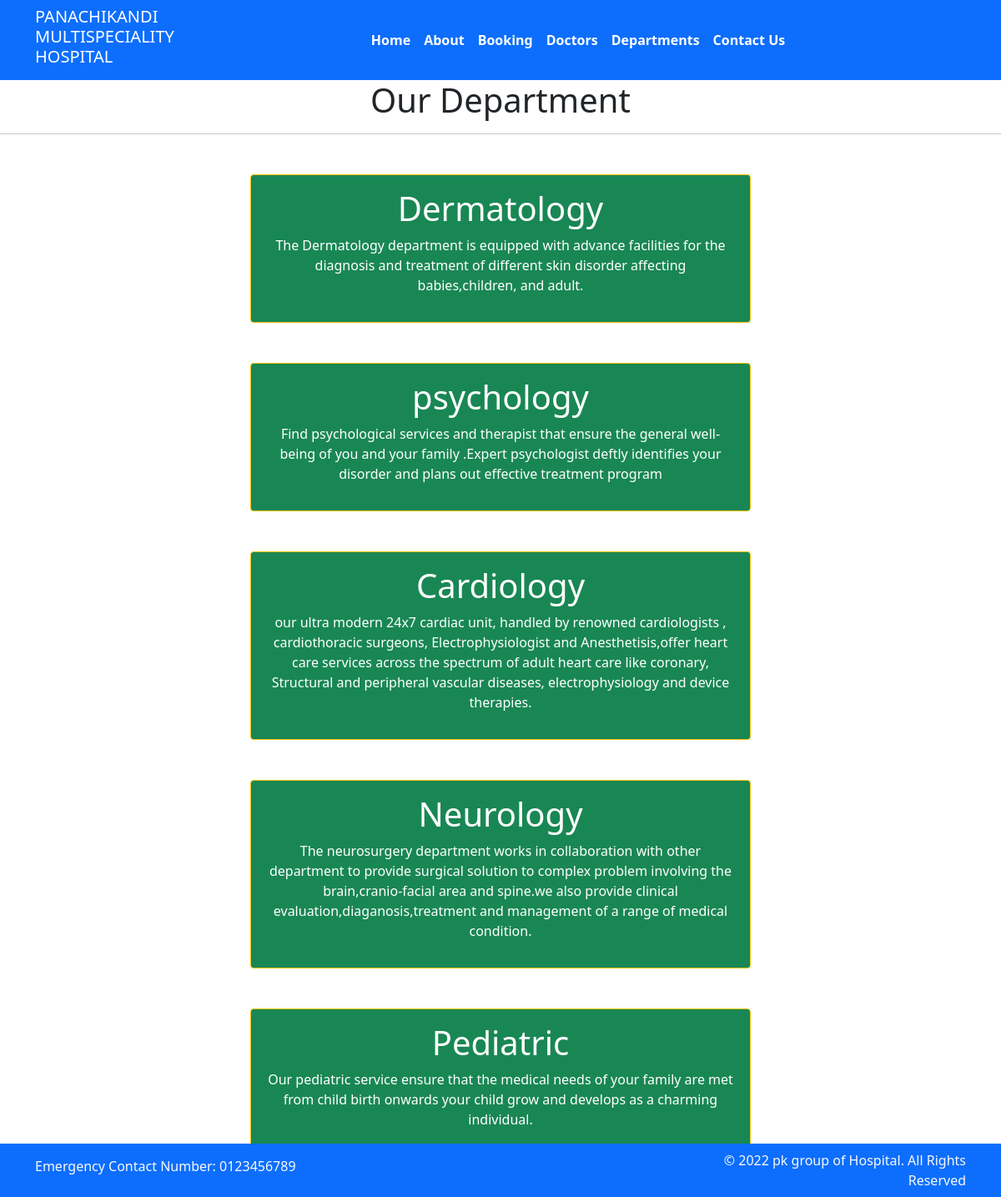
Screenshot of /department with the database file from the repository.
### home/models.py (models this page shows, shortened)
class Departments(models.Model):
    dep_name=models.CharField(max_length=100)
    dep_discription=models.TextField()

### home/views.py (the view)
# urls.py: path('department',views.department,name='Department'),
def department(request):
    dict_dept={
        "dept":Departments.objects.all()
    }
    return render(request,'department.html',dict_dept)

### templates/department.html (shortened to what this page needs)
{% extends 'base.html' %}
{% block content%}
<h1 class="text-center">Our Department</h1>
<hr>
{% for d in dept%}
<div class="mx-auto w-50 bg-success text-center text-white p-3 my-5 border border-warning rounded">
    <h1>{{d.dep_name}}</h1>
    <p>{{d.dep_discription}}</p>
</div>
{%endfor%}
{% endblock%}

### rows the page displays
Departments: dep_name "Dermatology", dep_discription "The Dermatology department is equipped with advance facilities for the diagnosis and treatment of different skin disorder affecting babies,children, and adult."
Departments: dep_name "psychology", dep_discription "Find psychological services and therapist that ensure the general well-being of you and your family .Expert psychologist deftly identifies your disorder and plans out effective treatment program"
Departments: dep_name "Cardiology", dep_discription "our ultra modern 24x7 cardiac unit, handled by renowned cardiologists , cardiothoracic surgeons, Electrophysiologist and Anesthetisis,offer heart care services across the spectrum of adult heart care like coronary, Structural and peripheral vascular diseases, electrophysiology and device therapies."
Departments: dep_name "Neurology", dep_discription "The neurosurgery department works in collaboration with other department to provide surgical solution to complex problem involving the brain,cranio-facial area and spine.we also provide clinical evaluation,diaganosis,treatment and management of a range of medical condition."
Departments: dep_name "Pediatric", dep_discription "Our pediatric service ensure that the medical needs of your family are met from child birth onwards your child grow and develops as a charming individual."
